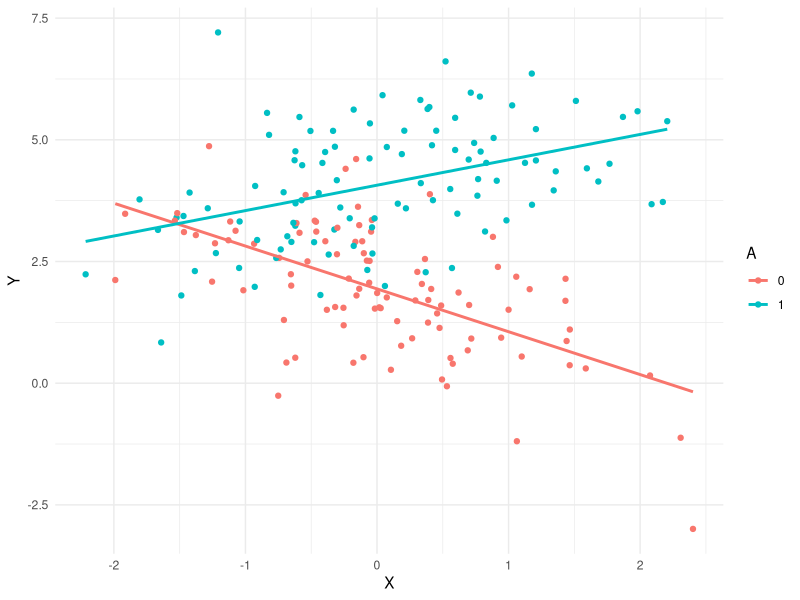
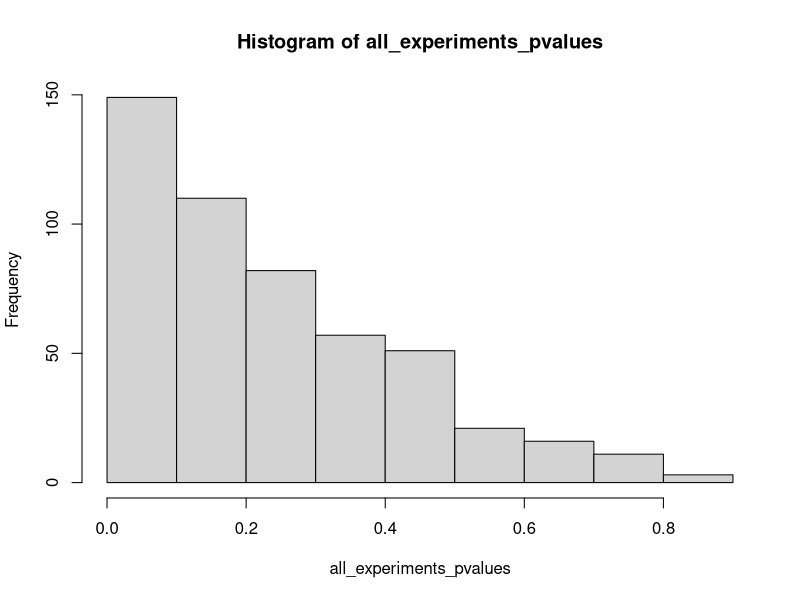
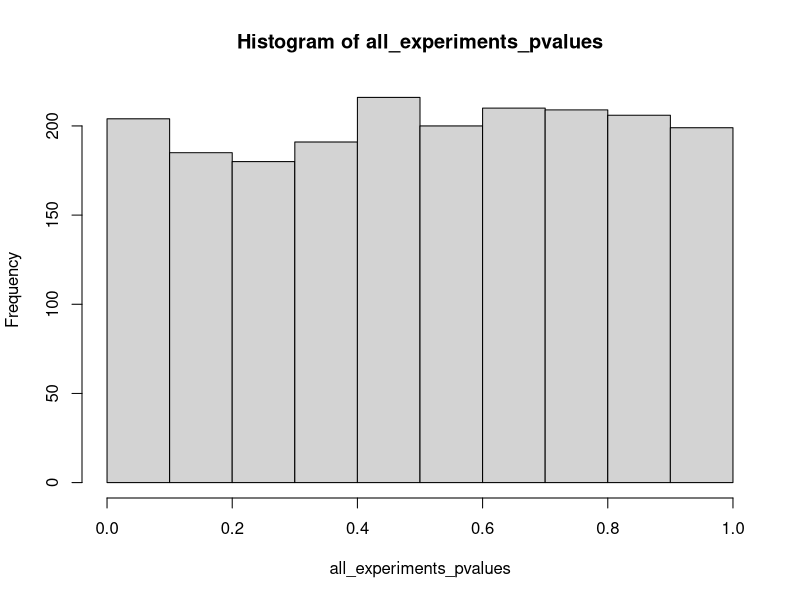

The R script that drew these images, in order:
## ---- chunk 1
knitr::opts_chunk$set(echo = TRUE)
library(tidyverse)
theme_set(theme_minimal())
candidate_number <- 1 # change this
set.seed(candidate_number)
## ---- chunk 2
generate_data <- function(beta0 = 0,
                          betaX = 0,
                          betaA = 0,
                          betaXA = 0,
                          n = 200,
                          proportion = 1/2) {
  X <- rnorm(n)
  A <- rbinom(n, 1, proportion)
  Y <- beta0 + betaX * X + betaA * A + betaXA * X * A + rnorm(n, sd = 1)
  data.frame(Y = Y, X = X, A = factor(A))
}
## ---- chunk 3
one_sample <- generate_data(beta0 = 2, betaX = -1, betaA = 2, betaXA = 1.5)
one_sample |> 
  ggplot(aes(X, Y, color = A)) + 
  geom_point() +
  geom_smooth(method = "lm", se = FALSE)
## ---- chunk 4
one_fit <- lm(Y ~ X + A + X * A, one_sample)
summary(one_fit)
## ---- chunk 5
summary(one_fit)$coefficients[,4]
## ---- chunk 6
# p-values for all the non-intercept variables
summary(one_fit)$coefficients[-1,4]
## ---- chunk 7
# p-value for second coeff
summary(one_fit)$coefficients[2,4]
## ---- chunk 8
# Every time this function is called, it:
# (1) generates new data
# (2) fits a model using the formula Y ~ X + A + X * A
# (3) returns the p-value for the second coefficient
one_experiment <- function(beta0 = 0, betaX = 0, betaA = 0,
                           betaXA = 0, n = 200, proportion = 1/2) {
  one_sample <- generate_data(beta0, betaX, betaA, betaXA, n, proportion)
  one_fit <- lm(Y ~ X + A + X * A, one_sample)
  p_values <- summary(one_fit)$coefficients[2,4]
  return(p_values)
}
## ---- chunk 9
one_experiment()
## ---- chunk 10
one_experiment(betaX = .3)
## ---- chunk 11
n_experiments <- 5
replicate(n_experiments, one_experiment())
## ---- chunk 12
rejection_level <- 0.05
n_experiments <- 500
# proportion of experiments where p-value
# is below rejection level
mean(replicate(n_experiments, one_experiment()) < rejection_level)
## ---- chunk 13
mean(replicate(n_experiments, one_experiment(betaX = .2)) < rejection_level)
## ---- chunk 14
one_phacked_experiment <- function(beta0 = 0, betaX = 0, betaA = 0,
                           betaXA = 0, n = 200, proportion = 1/2) {
  one_sample <- generate_data(beta0, betaX, betaA, betaXA, n, proportion)
  one_fit <- lm(Y ~ X + A + X * A, one_sample)
  min_pvalue <- min(summary(one_fit)$coefficients[-1,4])
  another_fit <- lm(Y ~ X, one_sample)
  another_pvalue <- summary(another_fit)$coefficients[2,4]
  p_values <- min(min_pvalue, another_pvalue)
  return(p_values)
}
## ---- chunk 15
rejection_level <- 0.05
n_experiments <- 500
# proportion of experiments where p-value
# is below rejection level
all_experiments_pvalues <- replicate(n_experiments, one_phacked_experiment())
mean(all_experiments_pvalues < rejection_level)
## ---- chunk 16
hist(all_experiments_pvalues)
## ---- chunk 17
one_preregistered_experiment <- function(beta0 = 0, betaX = 0, betaA = 0,
                           betaXA = 0, n = 200, proportion = 1/2) {
  one_sample <- generate_data(beta0, betaX, betaA, betaXA, n, proportion)
  one_fit <- lm(Y ~ X + A + X * A, one_sample)
  several_pvalues <- summary(one_fit)$coefficients[-1,4]
  another_fit <- lm(Y ~ X, one_sample)
  another_pvalue <- summary(another_fit)$coefficients[2,4]
  p_values <- c(several_pvalues, another_pvalue)
  return(p_values)
}
## ---- chunk 18
rejection_level <- 0.05
n_experiments <- 500
# proportion of experiments where p-value
# is below rejection level
all_experiments_pvalues <- replicate(n_experiments, one_preregistered_experiment())
mean(all_experiments_pvalues < rejection_level)
## ---- chunk 19
hist(all_experiments_pvalues)
## ---- chunk 20
generate_noncausal_data <- function(beta0 = 0,
                          betaX = 0,
                          betaA = 0,
                          betaXA = 0,
                          n = 200,
                          proportion = 1/2) {
  # ...
  X <- rnorm(n)
  A <- rbinom(n, 1, proportion)
  Y <- beta0 + betaX * X + betaA * A + betaXA * X * A + rnorm(n, sd = 1)
  data.frame(Y = Y, X = X, A = factor(A))
}
